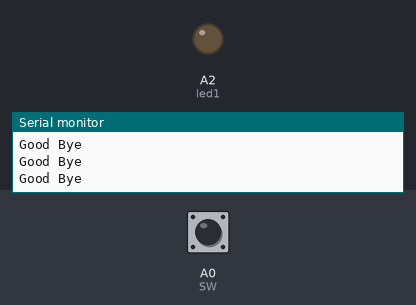
A sketch run on a simulated Arduino Uno, built with avr-gcc and run on an emulated ATmega328P. On the bench: output pins drawn as LEDs (lit = HIGH), the last lines printed to the serial monitor. The test bench sets the inputs (shaded band); at power-on: A0 (SW) LOW.

Above: at 1.2 s.
1.3 s: A0 (SW) pulled HIGH for 0.25 s
At 1.5 s:
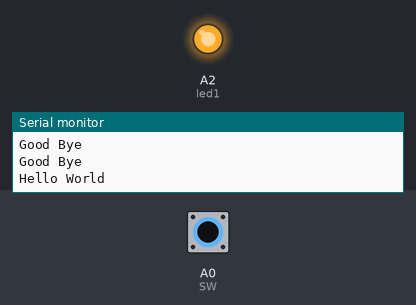
3.1 s: A0 (SW) pulled HIGH for 3.2 s
At 6.9 s:
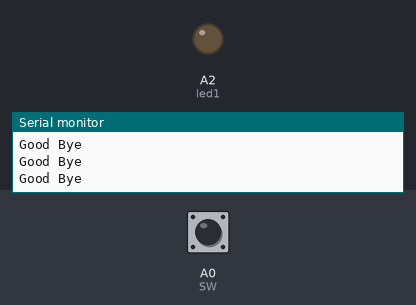
Timing chart, 0 to 8.4 s (numbered marks = the images above; inputs shaded):
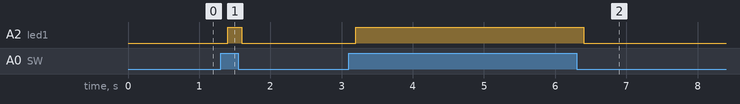

The sketch:

lab2-2.ino
```cpp
int SW = A0;
int led1 = A2;
int SWread = 0;

void setup() {
  pinMode(SW,INPUT);
  pinMode(led1,OUTPUT);
  Serial.begin(9600);
}

void loop() {
  SWread = digitalRead(SW);
  if (SWread == HIGH) {
    Serial.println("Hello World");
    digitalWrite(led1, HIGH); //ถ้ากดปุ่ม ไฟจะติด
    delay(200);
  }
  else {
    Serial.println("Good Bye");
    digitalWrite(led1, LOW); //ถ้าไม่กดปุ่ม ไฟจะดับ
    delay(200);
  }
}
```

Measured:
- after the input at 1.3 s, A2 (led1): LOW → HIGH after 0.10 s, → LOW 0.20 s later
- after the input at 3.1 s, A2 (led1): LOW → HIGH after 0.10 s, → LOW 3.2 s later
